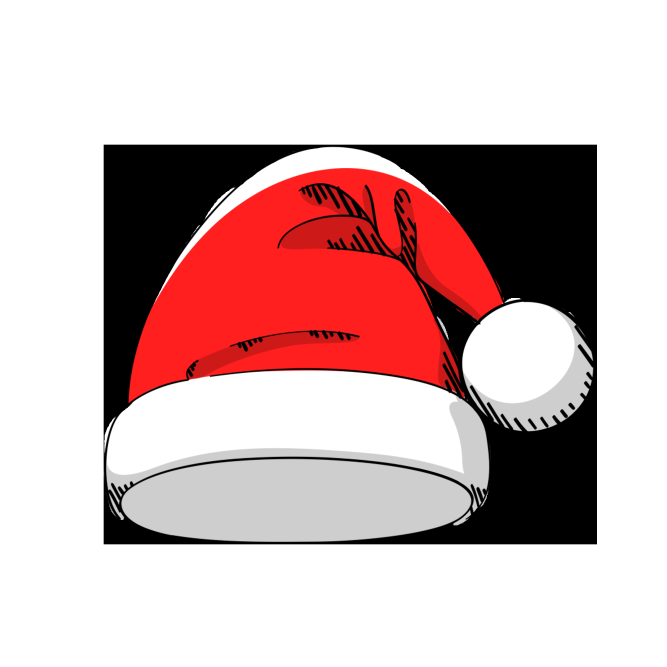
#> input picture cat_decorate/decorate_png/cap3.png, 2000 x 2000 px (shown at 1/3 size)
$ python cat_test.py
#> lines starting #> are read from the running program, lines starting #| are printed output that depends on the picture
### cat_decorate/model_data/cat_body.py
import cv2

def cv_show(img):
    cv2.imshow('Pic', img)
    cv2.waitKey(0)
    cv2.destroyAllWindows()

# [17 lines left out: functions resize_img, label_cat_face, not called in this run]

### cat_decorate/cat_test.py
from model_data.cat_body import cv_show

import numpy as np
import cv2

img = cv2.imread('decorate_png/cap3.png', cv2.IMREAD_UNCHANGED)
#> img is the input picture: shape (2000, 2000, 4); mean B, G, R, A 183.7, 183.7, 209.5, 77.8
r, g, b, a = cv2.split(img)
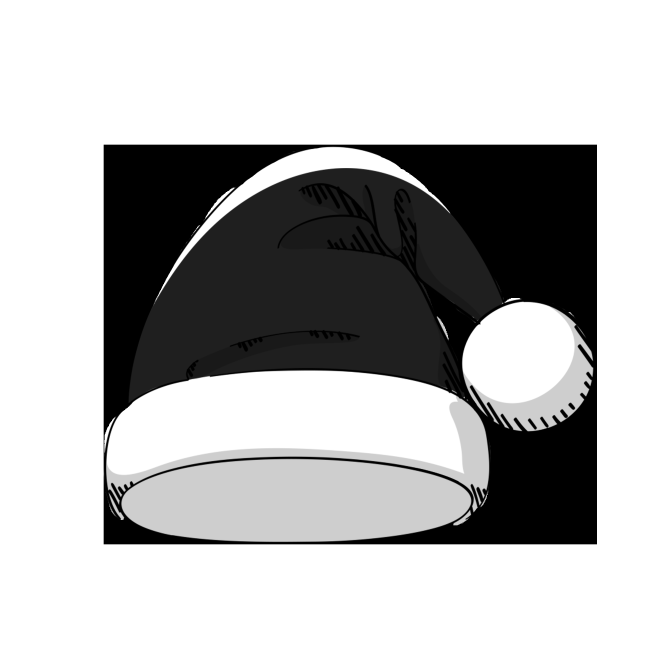
#> r: shape (2000, 2000) (shown at 1/3 size); min 0, max 255, mean 183.7
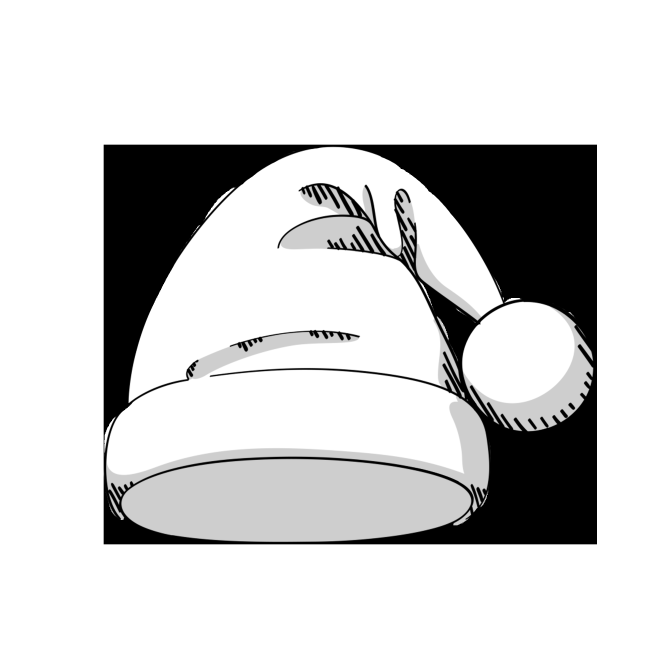
#> b: shape (2000, 2000) (shown at 1/3 size); min 0, max 255, mean 209.5
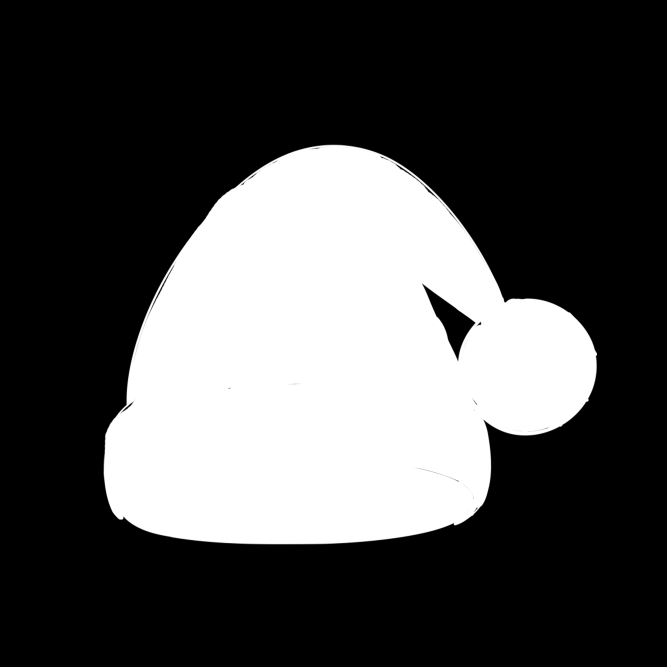
#> a: shape (2000, 2000) (shown at 1/3 size); min 0, max 255, mean 77.8
# mask = a
# # mask = cv2.medianBlur(a, 5)
# # mask = cv2.medianBlur(mask, 5)

img = img.astype(np.uint8)
a = a.astype(np.uint8)

img_ = cv2.bitwise_and(img, img, mask=a)
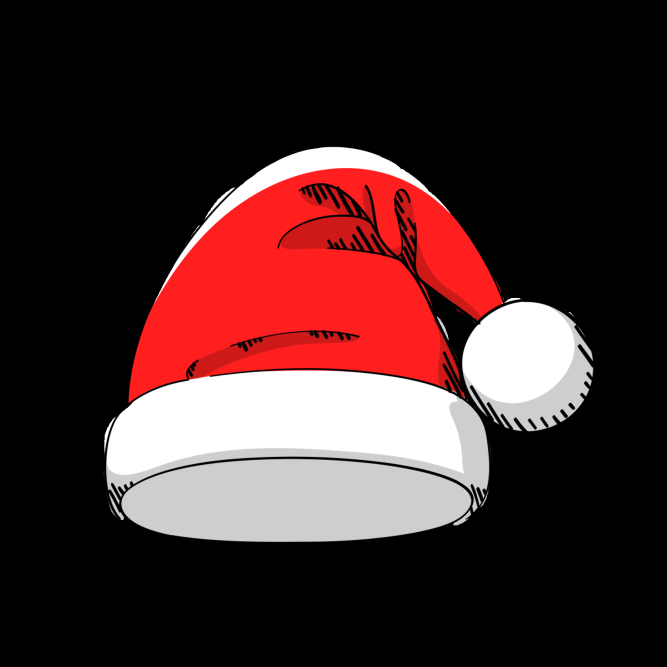
#> img_: shape (2000, 2000, 4) (shown at 1/3 size); mean B, G, R, A 41.8, 41.8, 67.6, 77.8
# img_ = cv2.resize(img_, (300, 300))
cv_show(img_)

$ run again, with cat_decorate/decorate_png/cap.png copied over cat_decorate/decorate_png/cap3.png
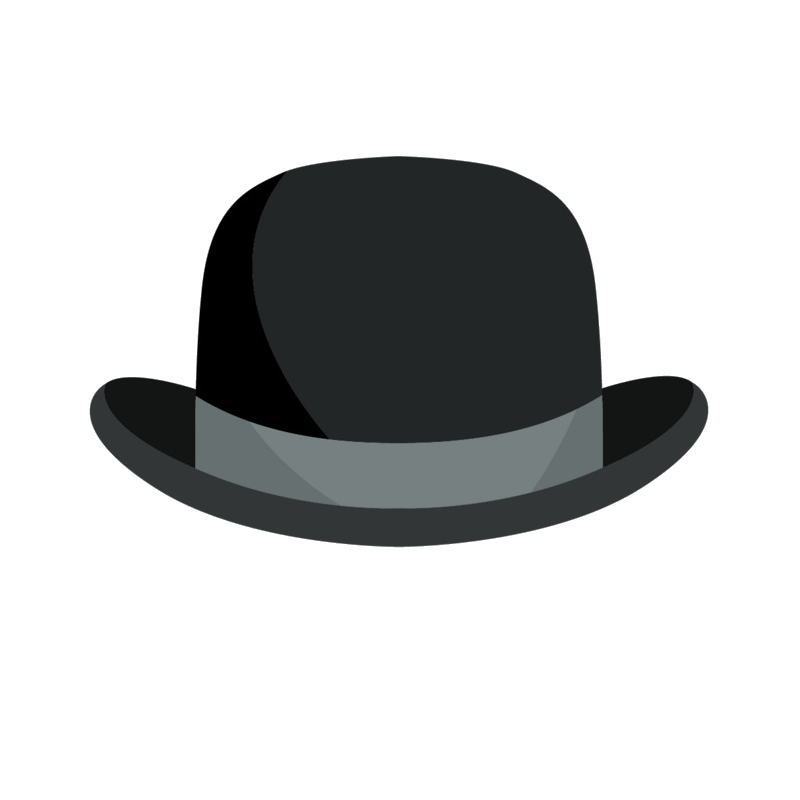
#> input picture cat_decorate/decorate_png/cap.png, 800 x 800 px
#> img is the input picture: shape (800, 800, 4); mean B, G, R, A 203.1, 203, 201.8, 64.5
#> `r, g, b, a = cv2.split(img)`:
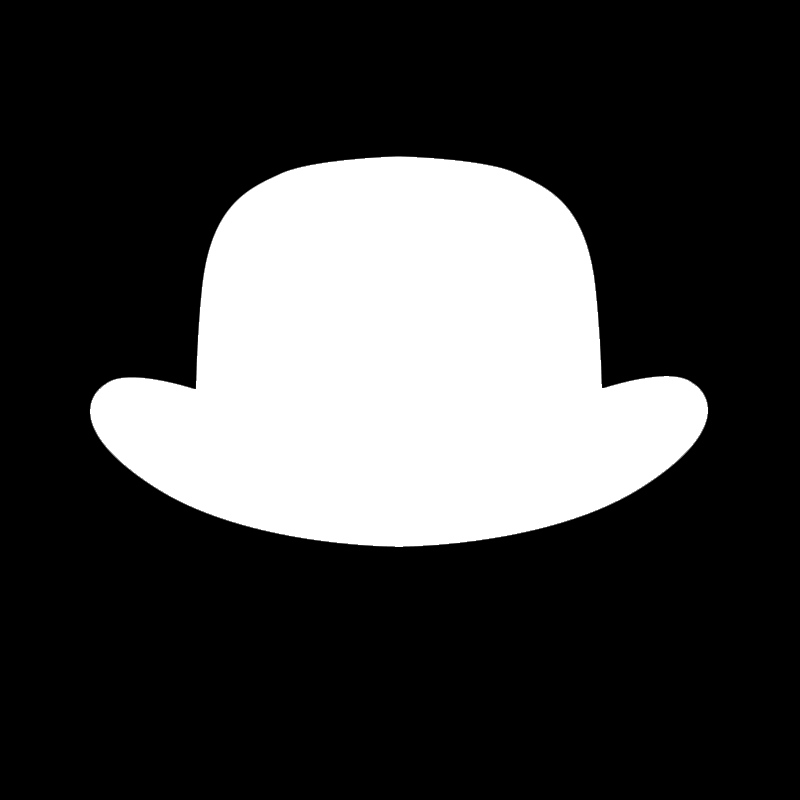
#> a: shape (800, 800); min 0, max 255, mean 64.5
#> `img_ = cv2.bitwise_and(img, img, mask=a)`:
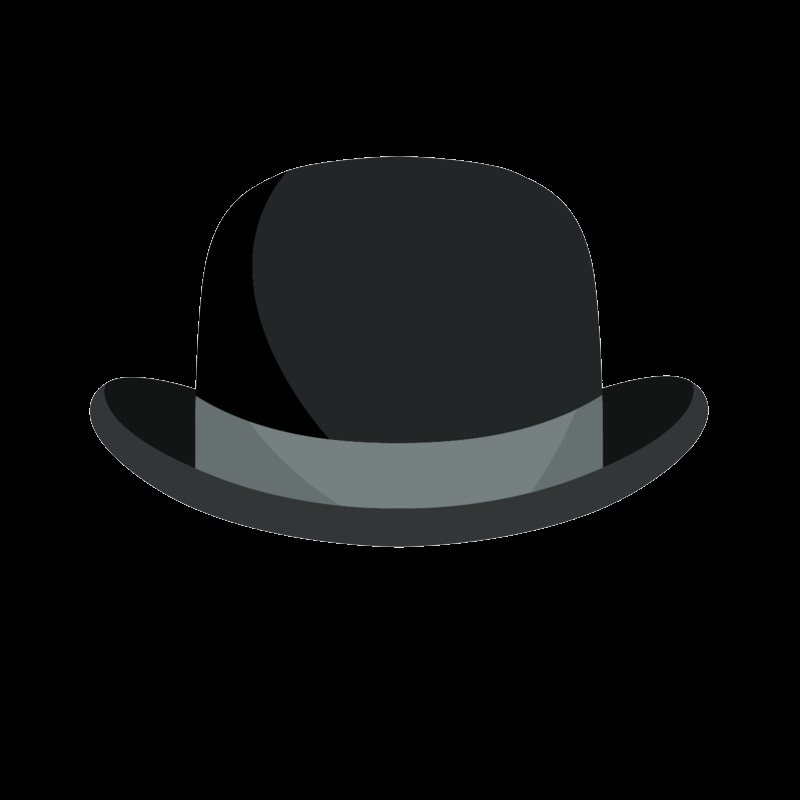
#> img_: shape (800, 800, 4); mean B, G, R, A 13.2, 13, 11.9, 64.5
